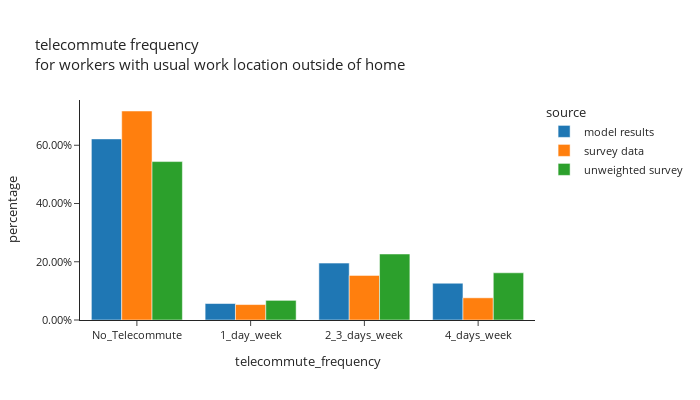

Notebook source saved alongside this figure:
### Code cell
df_plot = per_data.groupby(['source','telecommute_frequency'])[['person_weight']].sum().reset_index()
df_plot['percentage'] = df_plot.groupby(['source'], group_keys=False)['person_weight']. \
    apply(lambda x: x / float(x.sum()))

fig = px.bar(df_plot, x="telecommute_frequency", y="percentage", color="source",barmode="group", template="simple_white",
             # color_discrete_sequence=config['psrc_color'],
             title="telecommute frequency<br>for workers with usual work location outside of home",
             category_orders={"telecommute_frequency": ["No_Telecommute", "1_day_week", "2_3_days_week", "4_days_week"]})
fig.update_layout(height=400, width=700, font=dict(size=11), yaxis=dict(tickformat=".2%"))
fig.show()

### Figure 1 — Plotly figure (JSON) as saved in the notebook; plotly's stock layout.template omitted (floating-point values rounded to 4 significant figures)
{"data": [{"alignmentgroup": "True", "hovertemplate": "source=model results<br>telecommute_frequency=%{x}<br>percentage=%{y}<extra></extra>", "legendgroup": "model results", "marker": {"color": "#1F77B4", "pattern": {"shape": ""}}, "name": "model results", "offsetgroup": "model results", "orientation": "v", "showlegend": true, "textposition": "auto", "type": "bar", "x": ["1_day_week", "2_3_days_week", "4_days_week", "No_Telecommute"], "xaxis": "x", "y": [0.05654, 0.1954, 0.1263, 0.6218], "yaxis": "y"}, {"alignmentgroup": "True", "hovertemplate": "source=survey data<br>telecommute_frequency=%{x}<br>percentage=%{y}<extra></extra>", "legendgroup": "survey data", "marker": {"color": "#FF7F0E", "pattern": {"shape": ""}}, "name": "survey data", "offsetgroup": "survey data", "orientation": "v", "showlegend": true, "textposition": "auto", "type": "bar", "x": ["1_day_week", "2_3_days_week", "4_days_week", "No_Telecommute"], "xaxis": "x", "y": [0.05302, 0.1532, 0.07615, 0.7176], "yaxis": "y"}, {"alignmentgroup": "True", "hovertemplate": "source=unweighted survey<br>telecommute_frequency=%{x}<br>percentage=%{y}<extra></extra>", "legendgroup": "unweighted survey", "marker": {"color": "#2CA02C", "pattern": {"shape": ""}}, "name": "unweighted survey", "offsetgroup": "unweighted survey", "orientation": "v", "showlegend": true, "textposition": "auto", "type": "bar", "x": ["1_day_week", "2_3_days_week", "4_days_week", "No_Telecommute"], "xaxis": "x", "y": [0.06742, 0.2266, 0.1621, 0.5439], "yaxis": "y"}], "layout": {"barmode": "group", "font": {"size": 11}, "height": 400, "legend": {"title": {"text": "source"}, "tracegroupgap": 0}, "title": {"text": "telecommute frequency<br>for workers with usual work location outside of home"}, "width": 700, "xaxis": {"anchor": "y", "categoryarray": ["No_Telecommute", "1_day_week", "2_3_days_week", "4_days_week"], "categoryorder": "array", "domain": [0.0, 1.0], "title": {"text": "telecommute_frequency"}}, "yaxis": {"anchor": "x", "domain": [0.0, 1.0], "tickformat": ".2%", "title": {"text": "percentage"}}}}
